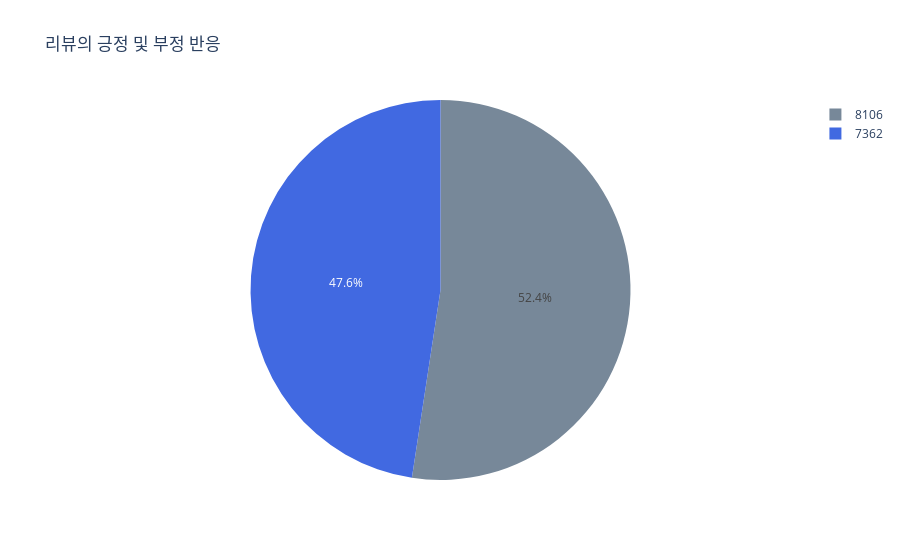

Write notebook code for a chart like this one.
### Code cell
import plotly.express as px

fig = px.pie(y_data, values=react, names=react, color=react, title='리뷰의 긍정 및 부정 반응',
             color_discrete_map={react['Negative']:'lightslategray',
                                 react['Positive']:'royalblue'})

fig.show()

### Figure 1 — Plotly figure (JSON) as saved in the notebook; plotly's stock layout.template omitted (floating-point values rounded to 4 significant figures)
{"data": [{"customdata": [[8106], [7362]], "domain": {"x": [0, 1], "y": [0, 1]}, "hovertemplate": "label=%{label}<br>value=%{value}<br>color=%{customdata[0]}<extra></extra>", "labels": [8106, 7362], "legendgroup": "", "marker": {"colors": ["lightslategray", "royalblue"]}, "name": "", "showlegend": true, "type": "pie", "values": [8106, 7362]}], "layout": {"legend": {"tracegroupgap": 0}, "title": {"text": "리뷰의 긍정 및 부정 반응"}}}
